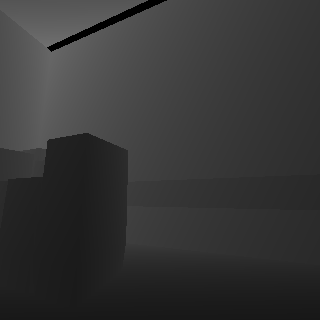
#> input picture neural_network_model/crazyflie_images/warehouse/depth_camera/d_1733748256_916879142.png, 320 x 320 px; its folder holds only this picture in this run
$ python fix_objects_out_of_range.py
#> lines starting #> are read from the running program, lines starting #| are printed output that depends on the picture; after the words box and inside, x2 and y2 are one past the last pixel; in counts of white or black regions, pixels touching at a corner belong together
import cv2 as cv
import numpy as np
import os

def fix_objects_out_of_range(path_to_depth_image):
    # Load the depth image
    depth_image = cv.imread(path_to_depth_image, cv.IMREAD_UNCHANGED)
#> depth_image is the input picture: shape (320, 320) uint16; min 0, max 28817, mean 13762.6

    # Define the threshold for "too far" objects
    far_threshold = 0  # Assuming 0 represents "too far" in the depth image

    # Create a mask for pixels that are too far
    far_mask = (depth_image == far_threshold)
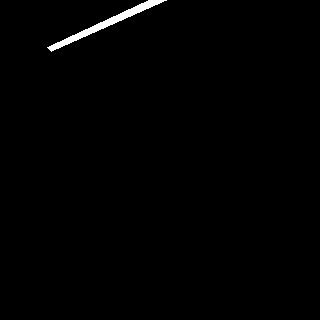
#> far_mask: shape (320, 320) bool; 0.8% white; 1 white region, box (x1, y1, x2, y2) and area: (47, 0, 167, 52) 815

    # Set the pixels that are too far to fully white (255)
    depth_image[far_mask] = 65535
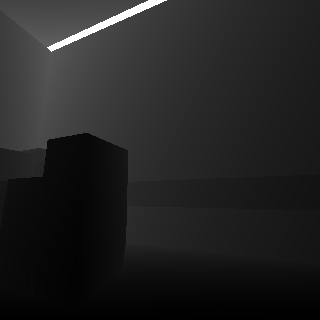
#> depth_image: shape (320, 320) uint16; 0.8% of pixels changed, all inside (x1, y1, x2, y2) = (47, 0, 167, 52); drawn with min black and max white

    # Save the modified depth image
    cv.imwrite(path_to_depth_image, depth_image)

def main():
    # Get the directory containing the depth images
    parent_dir = os.path.dirname(os.path.dirname(os.path.dirname(os.path.realpath(__file__))))
    depth_image_dir = os.path.join(parent_dir, "neural_network_model", "crazyflie_images", "warehouse", "depth_camera")

    # Process each depth image in the directory
    for filename in os.listdir(depth_image_dir):
        if filename.endswith(".png"):
            path_to_depth_image = os.path.join(depth_image_dir, filename)
            fix_objects_out_of_range(path_to_depth_image)
            print(f"Processed: {filename}")

if __name__ == "__main__":
    main()
